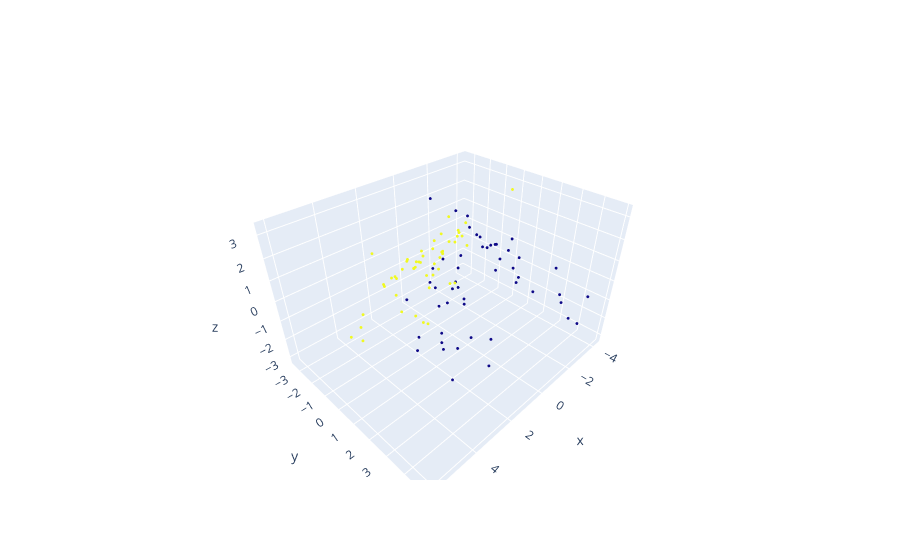

The code cell stored with this chart in its notebook:
### Code cell
scalar = StandardScaler()
scalar.fit(X)
X = scalar.transform(X)
pca = PCA(n_components = 3)
pca.fit(X)
X_ = pca.transform(X)
fig = go.Figure()
fig.add_trace(go.Scatter3d(x = X_[:, 0], 
                         y = X_[:, 1], 
                         z = X_[:, 2], 
                         mode = 'markers',
                         marker_color = y, 
                         marker_size = 1)) #1
